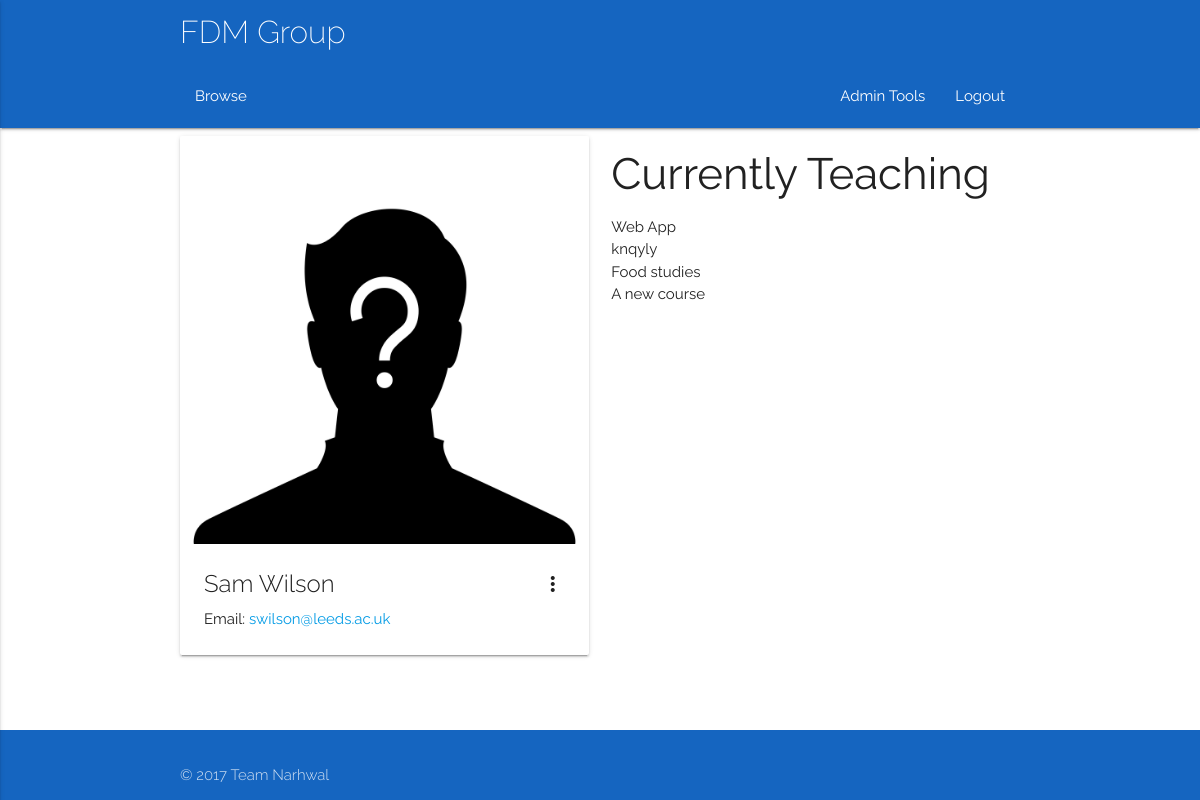
The page /trainers/4 (signed in) on the database its author committed.
### app/models.py (models this page shows, shortened)
class User(db.Model):
	__tablename__ = 'User'
	userID = db.Column(db.Integer, primary_key = True)
	name = db.Column(db.String(100))
	username = db.Column(db.String(100))
	email = db.Column(db.String(100))
	password = db.Column(db.String(100))
	type = db.Column(db.String(100))
	__mapper_args__ = {
		'polymorphic_identity': 'base',
		'polymorphic_on': type
	}

class Class(db.Model):
	__tablename__ = 'Class'
	classID = db.Column(db.Integer, primary_key = True)
	coursePoint = db.Column(db.Integer, db.ForeignKey('Course.courseID'))
	course = db.relationship("Course", foreign_keys = [coursePoint])
	courseID = db.Column(db.Integer)
	title = db.Column(db.String(100))
	description = db.Column(db.String(100))
	capacity = db.Column(db.Integer)
	startDate = db.Column(db.DateTime)
	duration = db.Column(db.Integer)
	endDate = db.Column(db.DateTime)
	reqFac = db.Column(db.String(100), default = 'None')
	preTrain = relationship("Class")
	parent_id = Column(db.Integer, ForeignKey('Class.classID'))
	locationPoint = db.Column(db.Integer, db.ForeignKey('Room.roomID'))
	location = db.relationship("Room", foreign_keys = [locationPoint])
	trainerPoint = db.Column(db.Integer, db.ForeignKey('Trainer.trainerID'))
	trainer = db.relationship("Trainer", foreign_keys = [trainerPoint])
	attendanceList = db.relationship('Delegate', secondary = association_table)
	waitList = db.relationship('Delegate', secondary = waiting_table)

### app/views.py (the view)
@app.route('/trainers/<id>')
@login_required
def trainerSchedule(id):
    trainerID = id
    if current_user.type != 'Admin':
        abort(403)
    current_trainer = trainers(trainerID=trainerID)
    trainerClassList = classes(trainerPoint=trainerID)
    if type(trainerClassList) != list:
        trainerClassList = [trainerClassList]
    return render_template('trainersSched.html', title='Trainer Schedule', current_trainer=current_trainer, trainerClassList=trainerClassList)

### app/views.py (called while the page is built)
@login_manager.user_loader
def load_user(id):
    return models.User.query.get(id)

### queries.py (called while the page is built)
def listConvert(x):
    if(x.count() == 1):
        x = x[0]
        return x
    else:
        y = []
    for i in x:
        y.append(i)
    return y

def classes(**kwargs):
    q = models.Class.query.filter_by(**kwargs)
    q = listConvert(q)
    return q

def trainers(**kwargs):
    q = models.Trainer.query.filter_by(**kwargs)
    q = listConvert(q)
    return q

### app/templates/trainersSched.html (shortened to what this page needs)
{% extends "base.html" %} {% block content %}
<div class="container">
    <div class="row">
        <div class="col l6 m6 s12">
            <div class="card hoverable">
                <div class="card-image waves-effect waves-block waves-light">
                    <img class="activator" src="{{url_for('static', filename = 'images/unknown.jpg')}}">
                </div>
                <div class="card-content">
                    <span class="card-title activator grey-text text-darken-4">{{current_trainer.name}}<i class="material-icons right">more_vert</i></span>
                    <p>Email: <a href="mailto:{{current_trainer.email}}">{{current_trainer.email}}</a></p>
                </div>
            </div>
        </div>
        <div class="col l6 m6 s12">
            <h3> Currently Teaching </h3>
            <ul>
                {% for item in trainerClassList %}
                <li>{{item.title}}<br >{{item.startTime}}</li>
                {% endfor %}
            </ul>
        </div>
    </div>
    {% endblock %}

### app/static/css/style.css (style rules this page uses)
html { font-family: 'Raleway', sans-serif; }
.Site { display: flex; min-height: 100vh; flex-direction: column; }

### rows shown on the page
User: name "Sam Wilson", email "swilson@leeds.ac.uk"
Class: title "Web App"
Class: title "knqyly"
Class: title "Food studies"
Class: title "A new course"
